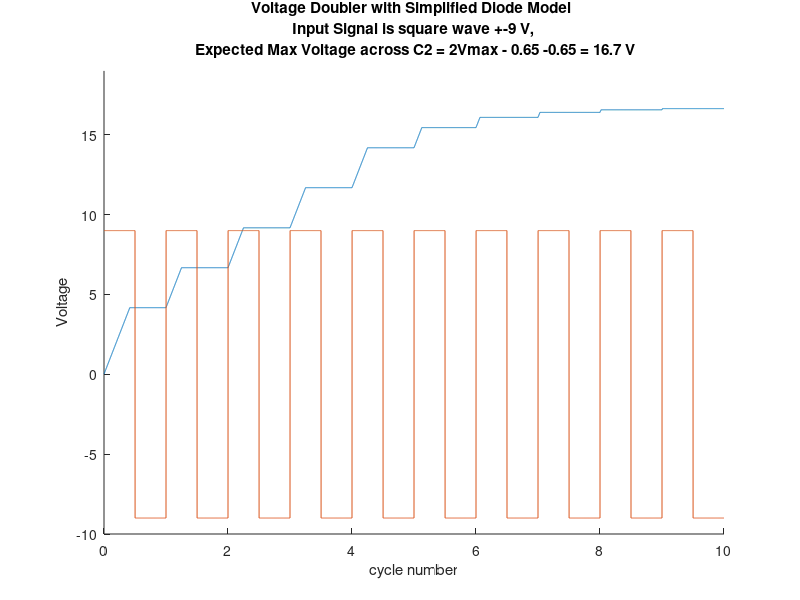

MATLAB code to generate this figure:
%NOTE!!
%Expected Max Voltage across C2 = 2Vmax - 0.65 -0.65 = 16.7 V
%If the output is greater than 16.7 V, then you need to make dt smaller

clear;
maxCurrent = 0.1; %100ma or 0.1A
tmin=0;
tmax=10; %10 cycles
vMax=9;
dt=1/800; %dt = 1 cycle / 800
t=tmin:dt:tmax;

ftemp=sin(2*pi*t);
f=vMax*sign(ftemp); %create square wave
[M,N]=size(f);
for i=1:N
  if (f(1,i)==0)
    f(1,i)=vMax; %just a small correction. Start each cycle at vMax, not 0
  endif;
end;

c1=0.01; %choose capacitor values to be approx 0.01 * Period
c2=0.01;

vc1=0; %initialize capacitors to be uncharged
vc2=0;

for i=1:N
  voutput(1,i)=0; %initialize output vector
  vinput(1,i)=f(1,i); %initialize input vector
end;

for i=1:N   %perform voltage doubler simulation
 if (vinput(1,i) >=0) 
    vd=vinput(1,i) - vc1 -vc2;
    if (vd >= 0.65)
      idiode =maxCurrent;
    else
      idiode = 0;
    endif;
    i1=idiode;
    i2=idiode;
    dvc1=i1*dt/c1;
    dvc2=i2*dt/c2;
    vc1=dvc1 + vc1;
    vc2=dvc2 + vc2;
  endif;
 if (vinput(1,i) < 0) 
    vd= -vinput(1,i) -(-vc1);
    if (vd >= 0.65)
      idiode =maxCurrent;
    else
      idiode = 0;
    endif;
    dvc1=-idiode*dt/c1; 
    vc1= dvc1+ vc1;
 endif;

voutput(1,i)=vc2;
end;

[S,T]=size(voutput);
voltageAcrossC2 = voutput(1,T) %last calculated output voltage
hold on;
plot(t,voutput);
plot(t,vinput);
 axis([tmin tmax,(-vMax -1) 2*vMax+1]);
 xlabel('cycle number')
 ylabel('Voltage')
 title("Voltage Doubler with Simplified Diode Model \n Input Signal is square wave +-9 V, \n Expected Max Voltage across C2 = 2Vmax - 0.65 -0.65 = 16.7 V")
 